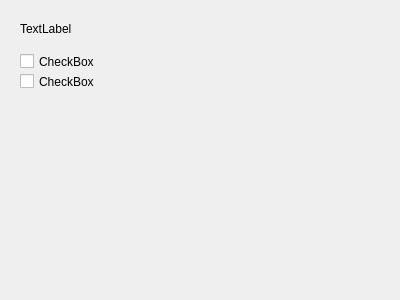
<?xml version="1.0" encoding="UTF-8"?>
<ui version="4.0">
 <class>SettingsPage</class>
 <widget class="QWidget" name="SettingsPage">
  <property name="geometry">
   <rect>
    <x>0</x>
    <y>0</y>
    <width>400</width>
    <height>300</height>
   </rect>
  </property>
  <property name="windowTitle">
   <string>Form</string>
  </property>
  <widget class="QLabel" name="label">
   <property name="geometry">
    <rect>
     <x>20</x>
     <y>20</y>
     <width>55</width>
     <height>17</height>
    </rect>
   </property>
   <property name="text">
    <string>TextLabel</string>
   </property>
  </widget>
  <widget class="QCheckBox" name="checkBox">
   <property name="geometry">
    <rect>
     <x>20</x>
     <y>50</y>
     <width>82</width>
     <height>23</height>
    </rect>
   </property>
   <property name="text">
    <string>CheckBox</string>
   </property>
  </widget>
  <widget class="QCheckBox" name="checkBox_2">
   <property name="geometry">
    <rect>
     <x>20</x>
     <y>70</y>
     <width>82</width>
     <height>23</height>
    </rect>
   </property>
   <property name="text">
    <string>CheckBox</string>
   </property>
  </widget>
 </widget>
 <resources/>
 <connections/>
</ui>
